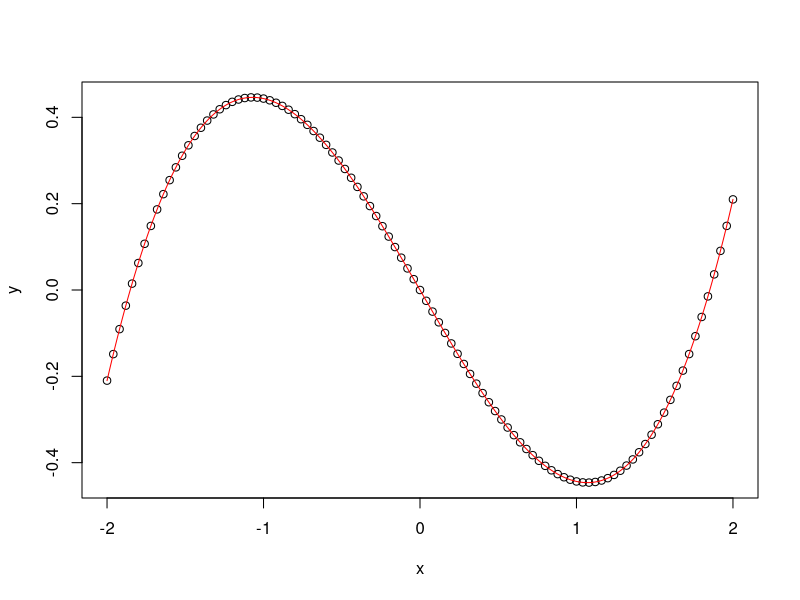
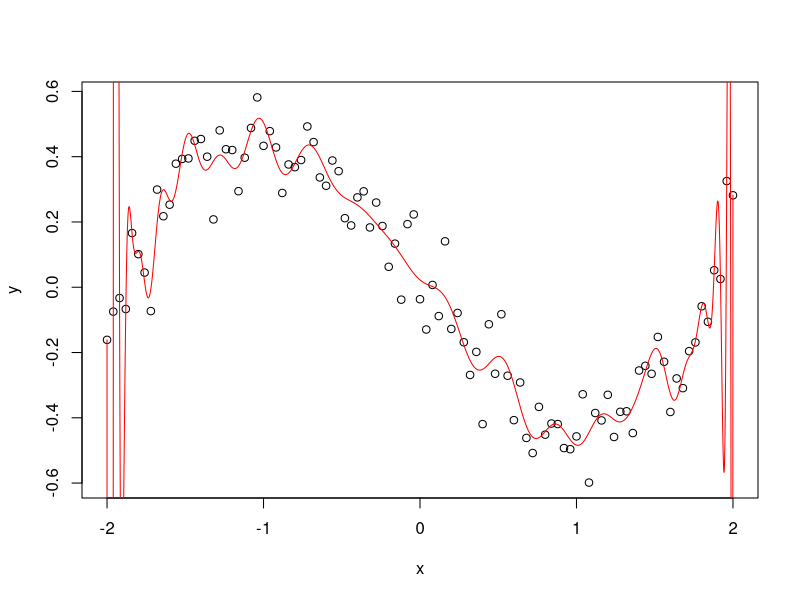

Recreate these plots in R, in order.
## ---- chunk 1
set.seed(1)
x <- seq(-2, 2, length.out = 101)
coef <- rnorm(6)
y <- (coef[1] * x + coef[2] * x ^ 3 + 0.001 * coef[3] * x ^ 5
      + 0.0001 * coef[4] * x ^ 7 + 0.00001 * coef[5] * x ^ 9
      + 0.000001 * coef[6] * x ^ 11)
## ---- chunk 2
fit <- lm(y ~ poly(x, degree = 100, raw = TRUE))
nx <- seq(-2, 2, length.out = 10001); ny <- predict(fit, newdata = data.frame(x = nx))
plot(x, y); lines(nx, ny, col = "red")
## ---- chunk 3
y <- y + 0.1 * rnorm(101)
## ---- chunk 4
fit <- lm(y ~ poly(x, degree = 100, raw = TRUE))
nx <- seq(-2, 2, length.out = 10001); ny <- predict(fit, newdata = data.frame(x = nx))
plot(x, y); lines(nx, ny, col = "red")
